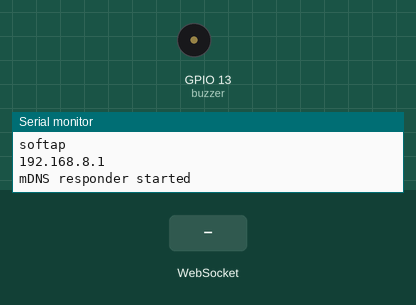
A sketch run on a simulated ESP8266 (NodeMCU). Shown: buzzer (waves = sounding), the last lines printed to the serial monitor. Inputs (shaded band) come from the test bench.

Above: at 1.2 s.
1.3 s: WebSocket text "COME" received
At 2.2 s:
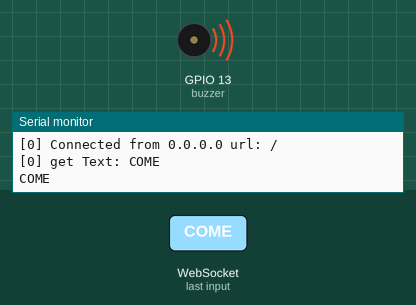
2.8 s: WebSocket text "WATER" received
At 3.6 s:
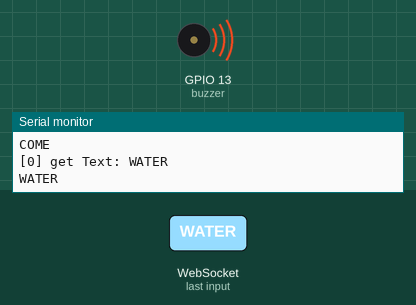
4.3 s: WebSocket text "TEA" received
At 10.7 s:
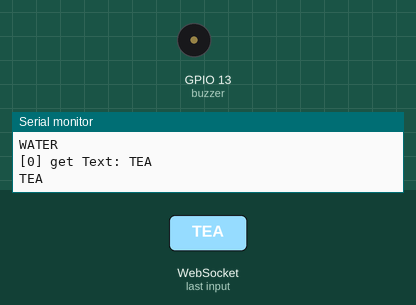
Timing chart, 0 to 11.8 s (numbered marks = the images above; inputs shaded):
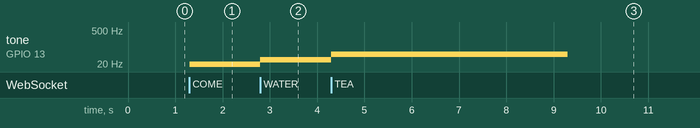

Measured:
- after the input at 1.3 s, tone on GPIO 13 (buzzer): silent → 10 Hz at once
- after the input at 2.8 s, tone on GPIO 13 (buzzer): 10 Hz → 30 Hz at once
- after the input at 4.3 s, tone on GPIO 13 (buzzer): 30 Hz → 50 Hz at once, → silent 5.0 s later

The sketch:

ESP8266_4_button_new_sound_OTA.ino
```cpp
#include <WiFiUdp.h>
#include <ArduinoOTA.h>
#ifdef ESP8266
#include <ESP8266WiFi.h>
#include <ESP8266mDNS.h>
#elif defined(ESP32)
#include <WiFi.h>
#include <ESPmDNS.h>
#else
#error "Board not found"
#endif
#include <WebSocketsServer.h>
IPAddress local_IP(192, 168, 8, 1);
IPAddress gateway(192, 168, 8, 1);
IPAddress subnet(255, 255, 255, 0);
#define buzzer 13
char webpage[] PROGMEM = R"=====(
<!DOCTYPE html>
<html>
    <head>
        <title>LJ Wirelessbell </title>
        <style>
        html{
            font-family: Helvetica;
            margin:0px auto;
            text-align: center;
        }.button{
            font-size: 18px;
            border-radius: 10px;
            background-color: DodgerBlue;
            color: white;
            padding: 10px 15px;
            cursor: pointer;
            border: 4px solid DodgerBlue;
            width: 200px;
        }
        </style>
        </head>
<script>
var connection = new WebSocket('ws://'+location.hostname+':81/');
function COME()
{
  console.log("COME");
  connection.send("COME");
}
function WATER()
{
console.log("WATER");
connection.send("WATER");
}
function TEA()
{
console.log("TEA");
connection.send("TEA");
}
function NEXT()
{
console.log("NEXT");
connection.send("NEXT");
}
</script>
<body>
<center>
<h1>Bell</h1><br><br>
<button onclick= "COME()" class="button">COME</button><br><br>
<button onclick="WATER()" class="button">WATER</button><br><br>
<button onclick="TEA()" class="button">TEA</button><br><br>
<button onclick="NEXT()" class="button">NEXT</button><br><br>
</center>
</body>
</html>
)=====";
#include <ESPAsyncWebServer.h>
#include <ESPAsyncTCP.h>
AsyncWebServer server(80); // server port 80
WebSocketsServer websockets(81);
void notFound(AsyncWebServerRequest *request)
{
  request->send(404, "text/plain", "Page Not found");
}
void webSocketEvent(uint8_t num, WStype_t type, uint8_t * payload, size_t length) {
  switch (type)
  {
    case WStype_DISCONNECTED:
      Serial.printf("[%u] Disconnected!\n", num);
      break;
    case WStype_CONNECTED: {
        IPAddress ip = websockets.remoteIP(num);
        Serial.printf("[%u] Connected from %d.%d.%d.%d url: %s\n", num, ip[0], ip[1], ip[2], ip[3], payload);
        websockets.sendTXT(num, "Connected from server");
      }
      break;
    case WStype_TEXT:
      Serial.printf("[%u] get Text: %s\n", num, payload);
      String message = String((char*)( payload));
      Serial.println(message);

    if(message == "COME")
    {
    tone(buzzer,10,5000);
    }
     else if(message == "WATER")
     {
       tone(buzzer,30,5000);
     }
    else if(message == "TEA")
    {
        tone(buzzer,50,5000);
    }
  else if(message == "NEXT")
  {
     tone(buzzer,80,5000);
  }
  }
}
void setup(void)
{
  Serial.begin(115200);
  pinMode(buzzer,OUTPUT);
  digitalWrite(buzzer, LOW);
  WiFi.softAP("Wirelessbell", "12345679");
WiFi.softAPConfig(local_IP, gateway, subnet);
  Serial.println("softap");
  Serial.println("");
  Serial.println(WiFi.softAPIP());
  if (MDNS.begin("wirelessbell")) {              // Start the mDNS responder for esp8266.local
    Serial.println("mDNS responder started");
  } else {
    Serial.println("Error setting up MDNS responder!");
  }
  MDNS.addService("http", "tcp", 80);
  server.on("/", [](AsyncWebServerRequest * request)
  {
  request->send_P(200, "text/html", webpage);
  });
   server.on("/led1/on", HTTP_GET, [](AsyncWebServerRequest * request)
  {
    digitalWrite(buzzer,HIGH);
  request->send_P(200, "text/html", webpage);
  });
  server.onNotFound(notFound);
  server.begin();  // it will start webserver
  websockets.begin();
  websockets.onEvent(webSocketEvent);
}
void loop(void)
{
  MDNS.update();
 websockets.loop();
}
```
